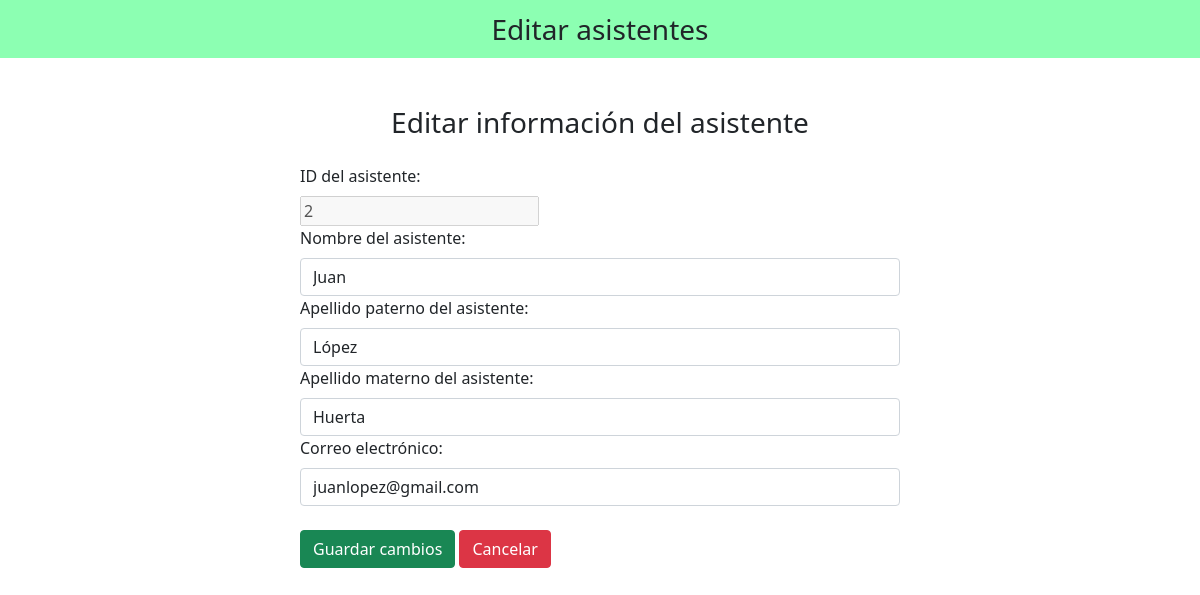
The app's page /editar_asistentes.php?id_asistente=2 with its own data.
### tables this page shows
CREATE TABLE `asistente` (
  `id_asistente` int(10) NOT NULL,
  `nombre_asistente` varchar(35) NOT NULL,
  `apellido_pat_asistente` varchar(35) NOT NULL,
  `apellido_mat_asistente` varchar(35) NOT NULL,
  `e_mail` varchar(35) NOT NULL
);

### controlador.php (called while the page is built, shortened)
<?php
    class Controlador
    {
        private $conexion;
        function __construct()
        {
            $this->conexion=new mysqli(HOST,USER,PASS,DBNAME);
        }
        function recuperar($id)
        {
            $consulta="SELECT * FROM asistente where id_asistente=".$id;
            $res=$this->conexion->query ($consulta);
            return $res;
        }
    }
?>

### editar_asistentes.php (the view, shortened to what this page needs)
<?php
    include_once("controlador.php");
    $objeto=new Controlador();
    $id=$_GET['id_asistente'];
    $resul=$objeto->recuperar($id);
    $fila=$resul->fetch_assoc();
?>
<!DOCTYPE html>
<html lang="es">
<head>
    <link href="https://cdn.jsdelivr.net/npm/bootstrap@5.0.2/dist/css/bootstrap.min.css" rel="stylesheet"
>
     <link rel="stylesheet" href="https://cdnjs.cloudflare.com/ajax/libs/font-awesome/6.1.1/css/all.min.css"
 />
</head>
<body>
    <nav class="navbar navbar-light justify-content-center fs-3 mb-5"
    style="background-color: #00ff5573;">
        Editar asistentes
    </nav>
    <div class="container">
        <div class="text-center mb-4">
            <h3>
                Editar información del asistente
            </h3>
        </div>
        <div class="container d-flex justify-content-center">
            <form action="modificar_asistentes.php" method="post" style="width:50vw; min-width:300px;">
            <div class="row">
                    <div class="col">
                        <label class="form-label">ID del asistente:</label><br>
                        <input type="text" value="<?php echo $fila['id_asistente'];?>"disabled>
                    </div>
                </div>
                <div class="row">
                    <div class="col">
                        <label class="form-label">Nombre del asistente:</label>
                        <input type="text" class="form-control" name="nombre_asistente" value=<?php echo $fila['nombre_asistente']?>>
                    </div>
                </div>
                <div class="row">
                    <div class="col">
                        <label class="form-label">Apellido paterno del asistente:</label>
                        <input type="text" class="form-control" name="apellido_paterno_asistente" value=<?php echo $fila['apellido_pat_asistente']?>>
                    </div>
                </div>
                <div class="row">
                    <div class="col">
                        <label class="form-label">Apellido materno del asistente:</label>
                        <input type="text" class="form-control" name="apellido_materno_asistente" value=<?php echo $fila['apellido_mat_asistente']?>>
                    </div>
                </div>
                <div class="row">
                    <div class="col">
                        <label class="form-label">Correo electrónico:</label>
                        <input type="text" class="form-control" name="email_asistente" value=<?php echo $fila['e_mail']?>>
                    </div>
                </div>
                <br>
                <div>
                    <button type="submit" class="btn btn-success" name="submit">Guardar cambios</button>
                    <a href="index.php" class="btn btn-danger">Cancelar</a>
                </div>
            </form>
        </div>
    </div>
</body>
</html>

### records on screen
asistente: id_asistente "2", nombre_asistente "Juan", apellido_paterno_asistente "López", apellido_materno_asistente "Huerta", email_asistente "juanlopez@gmail.com"
